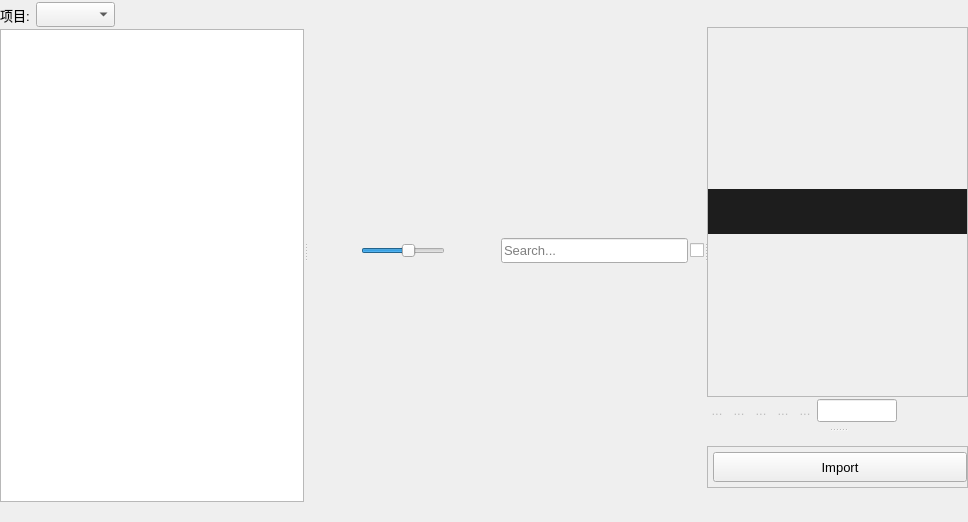
<?xml version="1.0" encoding="UTF-8"?>
<ui version="4.0">
 <class>Form</class>
 <widget class="QWidget" name="Form">
  <property name="geometry">
   <rect>
    <x>0</x>
    <y>0</y>
    <width>968</width>
    <height>522</height>
   </rect>
  </property>
  <property name="font">
   <font>
    <family>Microsoft YaHei UI</family>
    <pointsize>10</pointsize>
   </font>
  </property>
  <property name="windowTitle">
   <string>Form</string>
  </property>
  <layout class="QGridLayout" name="gridLayout_2" rowminimumheight="500,1">
   <property name="leftMargin">
    <number>0</number>
   </property>
   <property name="topMargin">
    <number>0</number>
   </property>
   <property name="rightMargin">
    <number>0</number>
   </property>
   <property name="bottomMargin">
    <number>0</number>
   </property>
   <property name="spacing">
    <number>0</number>
   </property>
   <item row="0" column="0">
    <widget class="QSplitter" name="mainWindow_splitter">
     <property name="orientation">
      <enum>Qt::Horizontal</enum>
     </property>
     <property name="handleWidth">
      <number>3</number>
     </property>
     <property name="childrenCollapsible">
      <bool>false</bool>
     </property>
     <widget class="QWidget" name="layoutWidget">
      <layout class="QVBoxLayout" name="verticalLayout">
       <property name="spacing">
        <number>0</number>
       </property>
       <property name="sizeConstraint">
        <enum>QLayout::SetMinAndMaxSize</enum>
       </property>
       <item>
        <layout class="QHBoxLayout" name="horizontalLayout_3">
         <property name="spacing">
          <number>6</number>
         </property>
         <property name="sizeConstraint">
          <enum>QLayout::SetDefaultConstraint</enum>
         </property>
         <property name="topMargin">
          <number>2</number>
         </property>
         <property name="bottomMargin">
          <number>2</number>
         </property>
         <item>
          <widget class="QLabel" name="label_2">
           <property name="minimumSize">
            <size>
             <width>30</width>
             <height>0</height>
            </size>
           </property>
           <property name="maximumSize">
            <size>
             <width>30</width>
             <height>16777215</height>
            </size>
           </property>
           <property name="font">
            <font>
             <family>Microsoft YaHei UI</family>
             <pointsize>10</pointsize>
            </font>
           </property>
           <property name="text">
            <string>项目:</string>
           </property>
          </widget>
         </item>
         <item alignment="Qt::AlignLeft">
          <widget class="QComboBox" name="project_comb">
           <property name="sizePolicy">
            <sizepolicy hsizetype="Expanding" vsizetype="Fixed">
             <horstretch>0</horstretch>
             <verstretch>0</verstretch>
            </sizepolicy>
           </property>
           <property name="minimumSize">
            <size>
             <width>50</width>
             <height>25</height>
            </size>
           </property>
           <property name="maximumSize">
            <size>
             <width>200</width>
             <height>25</height>
            </size>
           </property>
           <property name="font">
            <font>
             <family>Microsoft YaHei UI</family>
             <pointsize>10</pointsize>
             <weight>75</weight>
             <bold>true</bold>
            </font>
           </property>
          </widget>
         </item>
        </layout>
       </item>
       <item>
        <widget class="QSplitter" name="type_splitter">
         <property name="orientation">
          <enum>Qt::Vertical</enum>
         </property>
         <property name="handleWidth">
          <number>3</number>
         </property>
         <widget class="QListWidget" name="type_listWgt">
          <property name="sizePolicy">
           <sizepolicy hsizetype="Expanding" vsizetype="Expanding">
            <horstretch>0</horstretch>
            <verstretch>0</verstretch>
           </sizepolicy>
          </property>
          <property name="minimumSize">
           <size>
            <width>50</width>
            <height>50</height>
           </size>
          </property>
          <property name="maximumSize">
           <size>
            <width>16777215</width>
            <height>16777215</height>
           </size>
          </property>
          <property name="alternatingRowColors">
           <bool>false</bool>
          </property>
          <property name="spacing">
           <number>3</number>
          </property>
          <property name="sortingEnabled">
           <bool>false</bool>
          </property>
         </widget>
        </widget>
       </item>
      </layout>
     </widget>
     <widget class="QWidget" name="layoutWidget_2">
      <layout class="QVBoxLayout" name="verticalLayout_3">
       <property name="spacing">
        <number>3</number>
       </property>
       <item>
        <layout class="QHBoxLayout" name="horizontalLayout" stretch="0,0,0,0,0,1,0">
         <property name="spacing">
          <number>2</number>
         </property>
         <item>
          <widget class="QPushButton" name="back_bttn">
           <property name="enabled">
            <bool>false</bool>
           </property>
           <property name="sizePolicy">
            <sizepolicy hsizetype="Fixed" vsizetype="Fixed">
             <horstretch>0</horstretch>
             <verstretch>0</verstretch>
            </sizepolicy>
           </property>
           <property name="minimumSize">
            <size>
             <width>25</width>
             <height>25</height>
            </size>
           </property>
           <property name="maximumSize">
            <size>
             <width>25</width>
             <height>25</height>
            </size>
           </property>
           <property name="font">
            <font>
             <family>Microsoft YaHei UI</family>
             <pointsize>3</pointsize>
            </font>
           </property>
           <property name="toolTip">
            <string>后退</string>
           </property>
           <property name="text">
            <string/>
           </property>
           <property name="iconSize">
            <size>
             <width>22</width>
             <height>22</height>
            </size>
           </property>
           <property name="checkable">
            <bool>false</bool>
           </property>
           <property name="default">
            <bool>false</bool>
           </property>
           <property name="flat">
            <bool>true</bool>
           </property>
          </widget>
         </item>
         <item>
          <widget class="QPushButton" name="displayThumb_bttn">
           <property name="sizePolicy">
            <sizepolicy hsizetype="Fixed" vsizetype="Fixed">
             <horstretch>0</horstretch>
             <verstretch>0</verstretch>
            </sizepolicy>
           </property>
           <property name="minimumSize">
            <size>
             <width>25</width>
             <height>25</height>
            </size>
           </property>
           <property name="maximumSize">
            <size>
             <width>25</width>
             <height>25</height>
            </size>
           </property>
           <property name="font">
            <font>
             <family>Microsoft YaHei UI</family>
             <pointsize>3</pointsize>
            </font>
           </property>
           <property name="toolTip">
            <string/>
           </property>
           <property name="text">
            <string/>
           </property>
           <property name="iconSize">
            <size>
             <width>22</width>
             <height>22</height>
            </size>
           </property>
           <property name="checkable">
            <bool>false</bool>
           </property>
           <property name="autoRepeat">
            <bool>false</bool>
           </property>
           <property name="autoExclusive">
            <bool>true</bool>
           </property>
           <property name="flat">
            <bool>true</bool>
           </property>
          </widget>
         </item>
         <item>
          <widget class="QSlider" name="itemSize_Slider">
           <property name="maximumSize">
            <size>
             <width>250</width>
             <height>16777215</height>
            </size>
           </property>
           <property name="font">
            <font>
             <family>Microsoft YaHei UI</family>
             <pointsize>3</pointsize>
            </font>
           </property>
           <property name="toolTip">
            <string>缩放图标</string>
           </property>
           <property name="minimum">
            <number>10</number>
           </property>
           <property name="maximum">
            <number>200</number>
           </property>
           <property name="value">
            <number>120</number>
           </property>
           <property name="orientation">
            <enum>Qt::Horizontal</enum>
           </property>
          </widget>
         </item>
         <item>
          <widget class="QPushButton" name="download_Bttn">
           <property name="sizePolicy">
            <sizepolicy hsizetype="Fixed" vsizetype="Fixed">
             <horstretch>0</horstretch>
             <verstretch>0</verstretch>
            </sizepolicy>
           </property>
           <property name="minimumSize">
            <size>
             <width>25</width>
             <height>25</height>
            </size>
           </property>
           <property name="maximumSize">
            <size>
             <width>25</width>
             <height>25</height>
            </size>
           </property>
           <property name="font">
            <font>
             <family>Microsoft YaHei UI</family>
             <pointsize>3</pointsize>
            </font>
           </property>
           <property name="toolTip">
            <string>下载资产到本地</string>
           </property>
           <property name="text">
            <string/>
           </property>
           <property name="iconSize">
            <size>
             <width>22</width>
             <height>22</height>
            </size>
           </property>
           <property name="flat">
            <bool>true</bool>
           </property>
          </widget>
         </item>
         <item>
          <widget class="QPushButton" name="refresh_Bttn">
           <property name="sizePolicy">
            <sizepolicy hsizetype="Fixed" vsizetype="Fixed">
             <horstretch>0</horstretch>
             <verstretch>0</verstretch>
            </sizepolicy>
           </property>
           <property name="minimumSize">
            <size>
             <width>25</width>
             <height>25</height>
            </size>
           </property>
           <property name="maximumSize">
            <size>
             <width>25</width>
             <height>25</height>
            </size>
           </property>
           <property name="font">
            <font>
             <family>Microsoft YaHei UI</family>
             <pointsize>3</pointsize>
            </font>
           </property>
           <property name="toolTip">
            <string>刷新</string>
           </property>
           <property name="text">
            <string/>
           </property>
           <property name="iconSize">
            <size>
             <width>22</width>
             <height>22</height>
            </size>
           </property>
           <property name="flat">
            <bool>true</bool>
           </property>
          </widget>
         </item>
         <item>
          <widget class="QLineEdit" name="key_line">
           <property name="minimumSize">
            <size>
             <width>25</width>
             <height>25</height>
            </size>
           </property>
           <property name="maximumSize">
            <size>
             <width>16777215</width>
             <height>25</height>
            </size>
           </property>
           <property name="font">
            <font>
             <family>Microsoft YaHei UI</family>
             <pointsize>10</pointsize>
            </font>
           </property>
           <property name="placeholderText">
            <string>Search...</string>
           </property>
           <property name="clearButtonEnabled">
            <bool>true</bool>
           </property>
          </widget>
         </item>
         <item>
          <widget class="QCheckBox" name="searchAll_cBox">
           <property name="minimumSize">
            <size>
             <width>13</width>
             <height>0</height>
            </size>
           </property>
           <property name="font">
            <font>
             <family>Microsoft YaHei UI</family>
             <pointsize>10</pointsize>
            </font>
           </property>
           <property name="toolTip">
            <string>全项目搜索</string>
           </property>
           <property name="text">
            <string/>
           </property>
           <property name="checked">
            <bool>false</bool>
           </property>
          </widget>
         </item>
        </layout>
       </item>
      </layout>
     </widget>
     <widget class="QSplitter" name="splitter">
      <property name="sizePolicy">
       <sizepolicy hsizetype="Preferred" vsizetype="Expanding">
        <horstretch>0</horstretch>
        <verstretch>0</verstretch>
       </sizepolicy>
      </property>
      <property name="font">
       <font>
        <family>Microsoft YaHei UI</family>
        <pointsize>10</pointsize>
       </font>
      </property>
      <property name="orientation">
       <enum>Qt::Vertical</enum>
      </property>
      <widget class="QWidget" name="layoutWidget_3">
       <layout class="QVBoxLayout" name="verticalLayout_7">
        <property name="spacing">
         <number>2</number>
        </property>
        <item>
         <layout class="QHBoxLayout" name="horizontalLayout_6">
          <item>
           <widget class="QPushButton" name="arrow_Bttn">
            <property name="sizePolicy">
             <sizepolicy hsizetype="Fixed" vsizetype="Fixed">
              <horstretch>0</horstretch>
              <verstretch>0</verstretch>
             </sizepolicy>
            </property>
            <property name="minimumSize">
             <size>
              <width>0</width>
              <height>0</height>
             </size>
            </property>
            <property name="maximumSize">
             <size>
              <width>20</width>
              <height>20</height>
             </size>
            </property>
            <property name="text">
             <string/>
            </property>
            <property name="flat">
             <bool>true</bool>
            </property>
           </widget>
          </item>
          <item>
           <spacer name="horizontalSpacer_4">
            <property name="orientation">
             <enum>Qt::Horizontal</enum>
            </property>
            <property name="sizeHint" stdset="0">
             <size>
              <width>40</width>
              <height>20</height>
             </size>
            </property>
           </spacer>
          </item>
          <item>
           <widget class="QPushButton" name="tag_bttn">
            <property name="sizePolicy">
             <sizepolicy hsizetype="Fixed" vsizetype="Fixed">
              <horstretch>0</horstretch>
              <verstretch>0</verstretch>
             </sizepolicy>
            </property>
            <property name="minimumSize">
             <size>
              <width>0</width>
              <height>0</height>
             </size>
            </property>
            <property name="maximumSize">
             <size>
              <width>18</width>
              <height>25</height>
             </size>
            </property>
            <property name="toolTip">
             <string>添加标签</string>
            </property>
            <property name="text">
             <string/>
            </property>
            <property name="iconSize">
             <size>
              <width>15</width>
              <height>15</height>
             </size>
            </property>
            <property name="flat">
             <bool>true</bool>
            </property>
           </widget>
          </item>
          <item>
           <widget class="QPushButton" name="favor_bttn">
            <property name="sizePolicy">
             <sizepolicy hsizetype="Fixed" vsizetype="Fixed">
              <horstretch>0</horstretch>
              <verstretch>0</verstretch>
             </sizepolicy>
            </property>
            <property name="minimumSize">
             <size>
              <width>0</width>
              <height>0</height>
             </size>
            </property>
            <property name="maximumSize">
             <size>
              <width>18</width>
              <height>25</height>
             </size>
            </property>
            <property name="font">
             <font>
              <family>Microsoft YaHei UI</family>
              <pointsize>10</pointsize>
             </font>
            </property>
            <property name="toolTip">
             <string>添加收藏</string>
            </property>
            <property name="text">
             <string/>
            </property>
            <property name="iconSize">
             <size>
              <width>15</width>
              <height>15</height>
             </size>
            </property>
            <property name="flat">
             <bool>true</bool>
            </property>
           </widget>
          </item>
         </layout>
        </item>
        <item>
         <widget class="QFrame" name="Preview_frame">
          <property name="sizePolicy">
           <sizepolicy hsizetype="Preferred" vsizetype="Preferred">
            <horstretch>0</horstretch>
            <verstretch>0</verstretch>
           </sizepolicy>
          </property>
          <property name="minimumSize">
           <size>
            <width>0</width>
            <height>200</height>
           </size>
          </property>
          <property name="frameShape">
           <enum>QFrame::StyledPanel</enum>
          </property>
          <property name="frameShadow">
           <enum>QFrame::Raised</enum>
          </property>
          <layout class="QVBoxLayout" name="verticalLayout_8">
           <property name="spacing">
            <number>0</number>
           </property>
           <property name="sizeConstraint">
            <enum>QLayout::SetDefaultConstraint</enum>
           </property>
           <property name="leftMargin">
            <number>0</number>
           </property>
           <property name="topMargin">
            <number>0</number>
           </property>
           <property name="rightMargin">
            <number>0</number>
           </property>
           <property name="bottomMargin">
            <number>0</number>
           </property>
           <item>
            <layout class="QVBoxLayout" name="verticalLayout_Preview"/>
           </item>
           <item>
            <widget class="QLabel" name="title_label">
             <property name="sizePolicy">
              <sizepolicy hsizetype="Preferred" vsizetype="Fixed">
               <horstretch>0</horstretch>
               <verstretch>0</verstretch>
              </sizepolicy>
             </property>
             <property name="minimumSize">
              <size>
               <width>0</width>
               <height>45</height>
              </size>
             </property>
             <property name="maximumSize">
              <size>
               <width>16777215</width>
               <height>45</height>
              </size>
             </property>
             <property name="font">
              <font>
               <family>Microsoft YaHei UI</family>
               <pointsize>9</pointsize>
               <weight>50</weight>
               <bold>false</bold>
              </font>
             </property>
             <property name="styleSheet">
              <string notr="true">color: rgb(150, 150, 150);
background-color: rgb(29, 29, 29);</string>
             </property>
             <property name="lineWidth">
              <number>0</number>
             </property>
             <property name="text">
              <string/>
             </property>
             <property name="alignment">
              <set>Qt::AlignLeading|Qt::AlignLeft|Qt::AlignVCenter</set>
             </property>
             <property name="wordWrap">
              <bool>true</bool>
             </property>
            </widget>
           </item>
          </layout>
         </widget>
        </item>
        <item>
         <layout class="QHBoxLayout" name="horizontalLayout_2">
          <property name="bottomMargin">
           <number>6</number>
          </property>
          <item>
           <widget class="QToolButton" name="Play_toolBttn">
            <property name="enabled">
             <bool>false</bool>
            </property>
            <property name="maximumSize">
             <size>
              <width>20</width>
              <height>20</height>
             </size>
            </property>
            <property name="toolTip">
             <string/>
            </property>
            <property name="text">
             <string>...</string>
            </property>
            <property name="autoRaise">
             <bool>true</bool>
            </property>
           </widget>
          </item>
          <item>
           <widget class="QToolButton" name="firstFrame_toolBttn">
            <property name="enabled">
             <bool>false</bool>
            </property>
            <property name="maximumSize">
             <size>
              <width>20</width>
              <height>20</height>
             </size>
            </property>
            <property name="toolTip">
             <string>起始帧</string>
            </property>
            <property name="text">
             <string>...</string>
            </property>
            <property name="autoRaise">
             <bool>true</bool>
            </property>
           </widget>
          </item>
          <item>
           <widget class="QToolButton" name="prevFrame_toolBttn">
            <property name="enabled">
             <bool>false</bool>
            </property>
            <property name="maximumSize">
             <size>
              <width>20</width>
              <height>20</height>
             </size>
            </property>
            <property name="toolTip">
             <string>上一帧</string>
            </property>
            <property name="text">
             <string>...</string>
            </property>
            <property name="autoRaise">
             <bool>true</bool>
            </property>
           </widget>
          </item>
          <item>
           <widget class="QToolButton" name="nextFrame_toolBttn">
            <property name="enabled">
             <bool>false</bool>
            </property>
            <property name="maximumSize">
             <size>
              <width>20</width>
              <height>20</height>
             </size>
            </property>
            <property name="toolTip">
             <string>下一帧</string>
            </property>
            <property name="text">
             <string>...</string>
            </property>
            <property name="autoRaise">
             <bool>true</bool>
            </property>
           </widget>
          </item>
          <item>
           <widget class="QToolButton" name="lastFrame_toolBttn">
            <property name="enabled">
             <bool>false</bool>
            </property>
            <property name="maximumSize">
             <size>
              <width>20</width>
              <height>20</height>
             </size>
            </property>
            <property name="toolTip">
             <string>结束帧</string>
            </property>
            <property name="text">
             <string>...</string>
            </property>
            <property name="autoRaise">
             <bool>true</bool>
            </property>
           </widget>
          </item>
          <item>
           <widget class="QLineEdit" name="frams_lineEdit">
            <property name="maximumSize">
             <size>
              <width>80</width>
              <height>16777215</height>
             </size>
            </property>
           </widget>
          </item>
          <item>
           <spacer name="horizontalSpacer_2">
            <property name="orientation">
             <enum>Qt::Horizontal</enum>
            </property>
            <property name="sizeHint" stdset="0">
             <size>
              <width>30</width>
              <height>20</height>
             </size>
            </property>
           </spacer>
          </item>
         </layout>
        </item>
       </layout>
      </widget>
      <widget class="QWidget" name="layoutWidget_4">
       <layout class="QVBoxLayout" name="verticalLayout_2">
        <property name="spacing">
         <number>1</number>
        </property>
        <property name="sizeConstraint">
         <enum>QLayout::SetDefaultConstraint</enum>
        </property>
        <item>
         <widget class="QFrame" name="frame">
          <property name="sizePolicy">
           <sizepolicy hsizetype="Expanding" vsizetype="Expanding">
            <horstretch>0</horstretch>
            <verstretch>0</verstretch>
           </sizepolicy>
          </property>
          <property name="minimumSize">
           <size>
            <width>0</width>
            <height>0</height>
           </size>
          </property>
          <property name="maximumSize">
           <size>
            <width>300</width>
            <height>180</height>
           </size>
          </property>
          <property name="frameShape">
           <enum>QFrame::StyledPanel</enum>
          </property>
          <property name="frameShadow">
           <enum>QFrame::Raised</enum>
          </property>
          <layout class="QVBoxLayout" name="verticalLayout_6">
           <property name="spacing">
            <number>3</number>
           </property>
           <property name="sizeConstraint">
            <enum>QLayout::SetMinAndMaxSize</enum>
           </property>
           <property name="leftMargin">
            <number>5</number>
           </property>
           <property name="topMargin">
            <number>5</number>
           </property>
           <property name="rightMargin">
            <number>0</number>
           </property>
           <property name="bottomMargin">
            <number>5</number>
           </property>
           <item>
            <widget class="QPushButton" name="import_bttn">
             <property name="minimumSize">
              <size>
               <width>0</width>
               <height>30</height>
              </size>
             </property>
             <property name="maximumSize">
              <size>
               <width>16777215</width>
               <height>30</height>
              </size>
             </property>
             <property name="text">
              <string>Import</string>
             </property>
            </widget>
           </item>
          </layout>
         </widget>
        </item>
       </layout>
      </widget>
     </widget>
    </widget>
   </item>
   <item row="1" column="0">
    <layout class="QHBoxLayout" name="msg_Layout">
     <property name="spacing">
      <number>10</number>
     </property>
     <item>
      <widget class="QLabel" name="msg_icon_label">
       <property name="sizePolicy">
        <sizepolicy hsizetype="Fixed" vsizetype="Fixed">
         <horstretch>0</horstretch>
         <verstretch>0</verstretch>
        </sizepolicy>
       </property>
       <property name="minimumSize">
        <size>
         <width>15</width>
         <height>15</height>
        </size>
       </property>
       <property name="maximumSize">
        <size>
         <width>15</width>
         <height>15</height>
        </size>
       </property>
       <property name="text">
        <string/>
       </property>
       <property name="scaledContents">
        <bool>true</bool>
       </property>
      </widget>
     </item>
     <item>
      <widget class="QLabel" name="msg_label">
       <property name="sizePolicy">
        <sizepolicy hsizetype="Expanding" vsizetype="Fixed">
         <horstretch>0</horstretch>
         <verstretch>0</verstretch>
        </sizepolicy>
       </property>
       <property name="minimumSize">
        <size>
         <width>0</width>
         <height>15</height>
        </size>
       </property>
       <property name="maximumSize">
        <size>
         <width>150000</width>
         <height>15</height>
        </size>
       </property>
       <property name="font">
        <font>
         <family>Microsoft YaHei UI</family>
         <pointsize>8</pointsize>
        </font>
       </property>
       <property name="text">
        <string/>
       </property>
       <property name="scaledContents">
        <bool>true</bool>
       </property>
      </widget>
     </item>
     <item>
      <spacer name="horizontalSpacer_3">
       <property name="orientation">
        <enum>Qt::Horizontal</enum>
       </property>
       <property name="sizeHint" stdset="0">
        <size>
         <width>40</width>
         <height>20</height>
        </size>
       </property>
      </spacer>
     </item>
    </layout>
   </item>
  </layout>
 </widget>
 <resources/>
 <connections/>
</ui>
